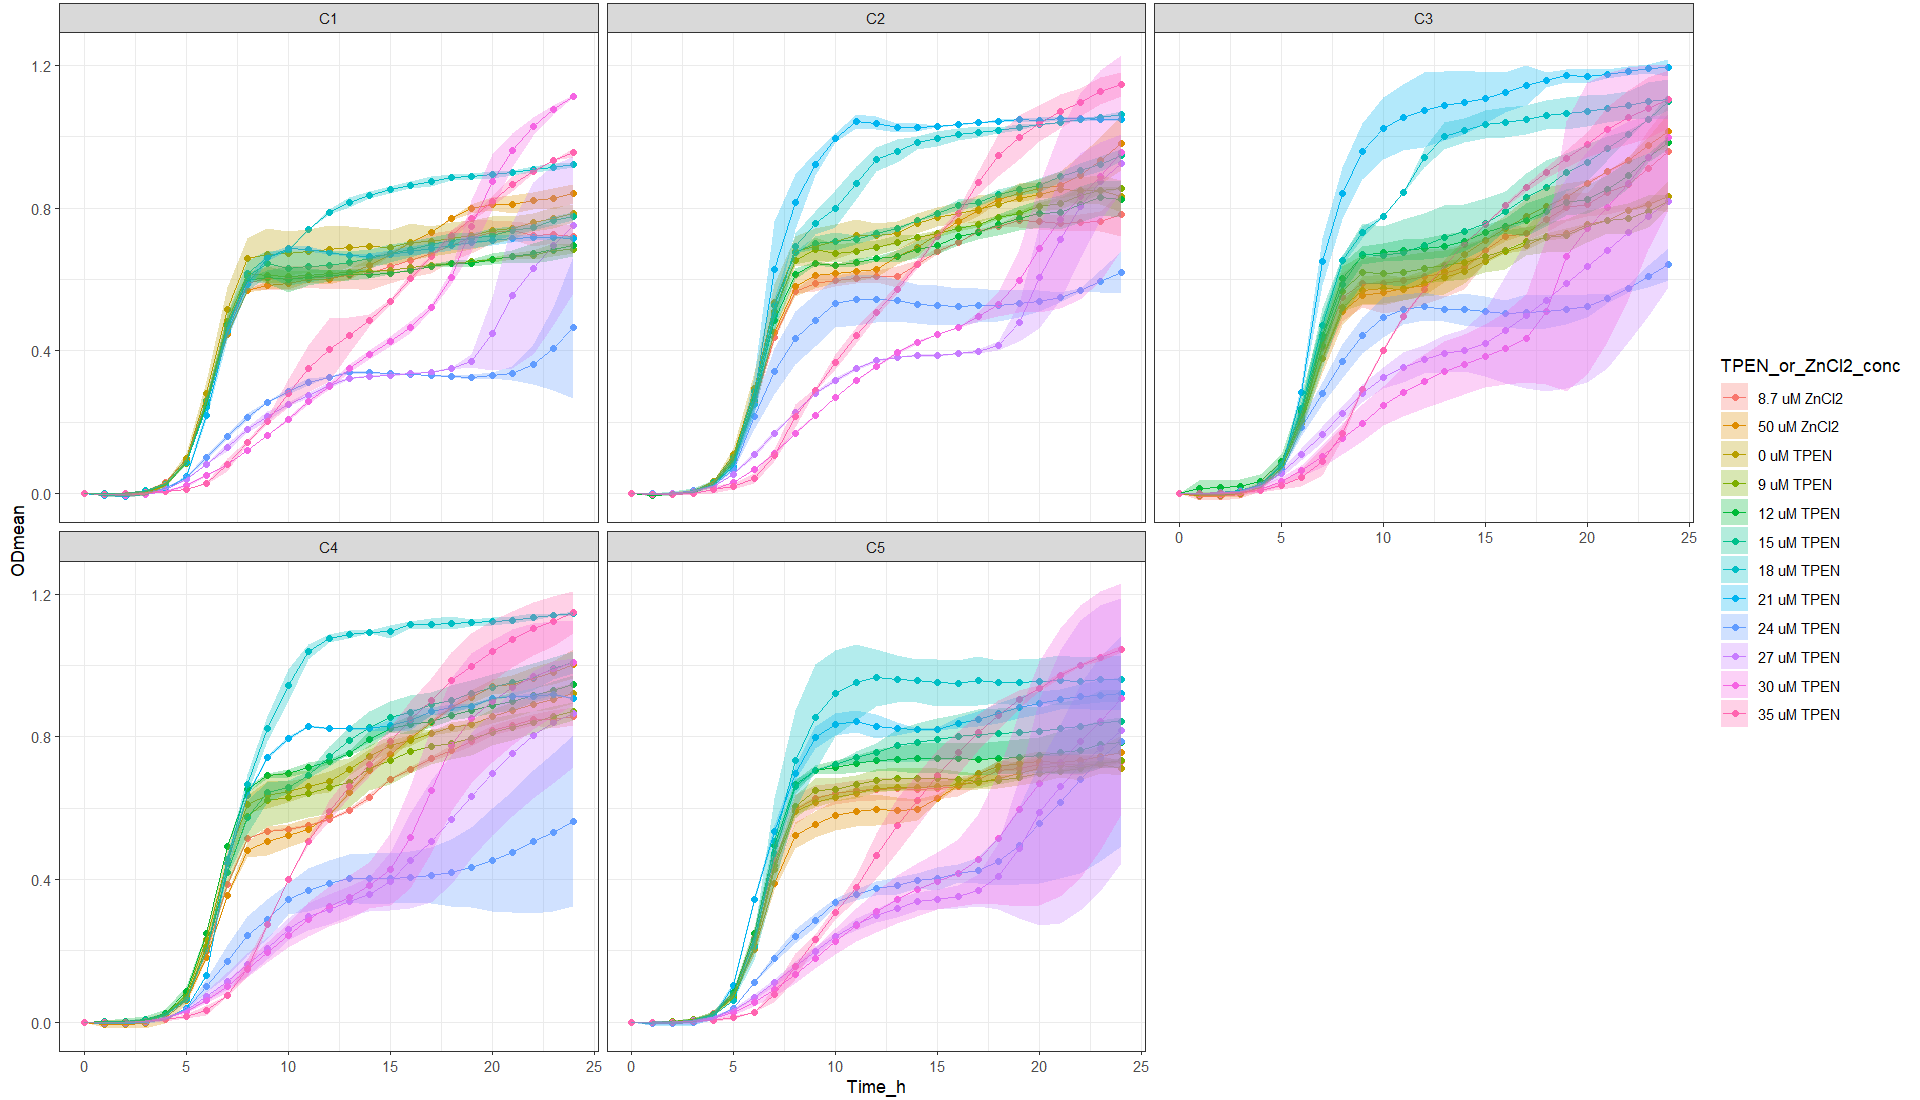

Source code (R):
setwd("~/ITQB/Plate readings/Exp30_2plates_27032024")

library(tidyverse)

library(readxl)
Exp30 <- Exp30_2plates_27032024 <- read_excel("Exp30_2plates_27032024_final_final.xlsx")
View(Exp30) 

Exp30_v1 <- Exp30 %>%
  pivot_longer(names_to = "Condition", values_to = "OD_578", cols = -Time_h)
Exp30_v1
View(Exp30_v1)


Exp30_v2 <- separate(Exp30_v1, Condition, 
                     c("Community",
                       "Transfer_medium",
                       "Zn_condition", 
                       "Tech_Repl",
                       "Biol_Repl",
                       "TPEN_or_ZnCl2_conc",
                       "Well_number"), 
                     sep = "_", remove = FALSE,
                     convert = FALSE)
View(Exp30_v2)

Exp30_v2$OD_578 <- as.numeric (Exp30_v2$OD_578) #Because OD_578 values are character

Exp30_v2$TPEN_or_ZnCl2_conc <- factor(Exp30_v2$TPEN_or_ZnCl2_conc, levels = c("1.74",
                                                            "10",
                                                            "0",
                                                            "1.8",
                                                            "2.4",
                                                            "3.0",
                                                            "3.6",
                                                            "4.2",
                                                            "4.8",
                                                            "5.4",
                                                            "6.0",
                                                            "7.0"))

Exp30_v2 <- Exp30_v2 %>% mutate(TPEN_or_ZnCl2_conc = recode (TPEN_or_ZnCl2_conc,
                                                    "1.74" = "1.74uM",
                                                    "10" = "50uM",
                                                    "0" = "0uM",
                                                    "1.8" = "9uM",
                                                    "2.4" = "12uM",
                                                    "3.0" = "15uM",
                                                    "3.6" = "18uM",
                                                    "4.2" = "21uM",
                                                    "4.8" = "24uM",
                                                    "5.4" = "27uM",
                                                    "6.0" = "30uM",
                                                    "7.0" = "35uM"))

Exp30_v2$Community <- factor(Exp30_v2$Community, levels = c("C1",
                                                            "C2",
                                                            "C3",
                                                            "C4",
                                                            "C5"))
# 
# Exp30_v2 %>%
#   ggplot(aes(x= Time_h, y=OD_578, color = Tech_Repl)) +
#   geom_line() +
#   facet_grid (Community ~ TPEN_or_ZnCl2_conc)


Exp30_v2 %>%
  ggplot(aes(x= Time_h, y=OD_578, color = Tech_Repl)) +
  geom_line() +
  facet_grid (Community ~ TPEN_or_ZnCl2_conc)


Exp30_v3<- Exp30_v2 %>% group_by(Community, Transfer_medium, Zn_condition, Tech_Repl, Biol_Repl, Well_number) %>%
  mutate(blank = Time_h ==0)

View(Exp30_v3)

Exp30_v4 <- Exp30_v3 %>%
  group_by(Community, Transfer_medium, Zn_condition, Tech_Repl, Biol_Repl, Well_number) %>%
  mutate(OD = OD_578 - OD_578[blank]) %>%
  ungroup()


View(Exp30_v4)

#Obtain the mean and sd
Exp30_v5 <- Exp30_v4 %>% group_by(Time_h, Community, TPEN_or_ZnCl2_conc, Zn_condition) %>%
  summarise(ODmean = mean(OD), sdOD = sd(OD), n())

Exp30_v5$Community <- factor(Exp30_v5$Community, levels = c("C1",
                                                            "C2",
                                                            "C3",
                                                            "C4",
                                                            "C5"))


Exp30_v5 <- Exp30_v5 %>% mutate(TPEN_or_ZnCl2_conc =  recode (TPEN_or_ZnCl2_conc,
                                                              ".74uM" = "17.4 uM ZnCl2",
                                                              "50uM" = "50 uM ZnCl2",
                                                              "0uM" = "0 uM TPEN",
                                                              "9uM" = "9 uM TPEN",
                                                              "12uM" = "12 uM TPEN",
                                                              "15uM" = "15 uM TPEN",
                                                              "18uM" = "18 uM TPEN",
                                                              "21uM" = "21 uM TPEN",
                                                              "24uM" = "24 uM TPEN",
                                                              "27uM" = "27 uM TPEN",
                                                              "30uM" = "30 uM TPEN",
                                                              "35uM" = "35 uM TPEN"))





# stocks conc / 0.001(mM --> uM) / d.f (=2)--> conc TPEN (now in the table)

Exp30_v5  %>% ggplot(aes(x = Time_h,
                         y = ODmean,
                         color = TPEN_or_ZnCl2_conc,
                         fill = TPEN_or_ZnCl2_conc
)) +
  geom_point() +
  geom_line() +
  geom_ribbon(aes(ymin=ODmean-sdOD, ymax=ODmean+sdOD),
              alpha = 0.3, colour = NA) +
  facet_wrap (Community ~ .) +
  theme_bw()
